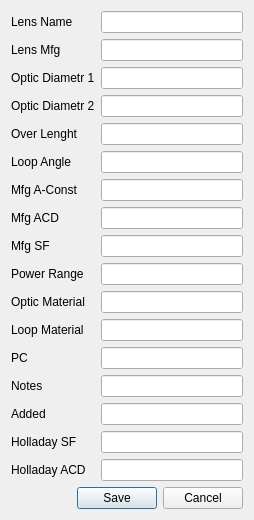
<?xml version="1.0" encoding="UTF-8"?>
<ui version="4.0">
 <class>dialog_lens</class>
 <widget class="QDialog" name="dialog_lens">
  <property name="geometry">
   <rect>
    <x>0</x>
    <y>0</y>
    <width>254</width>
    <height>485</height>
   </rect>
  </property>
  <property name="windowTitle">
   <string>Dialog</string>
  </property>
  <layout class="QGridLayout" name="gridLayout">
   <item row="1" column="1">
    <widget class="QLineEdit" name="VALmfg"/>
   </item>
   <item row="2" column="1">
    <widget class="QLineEdit" name="VALdiam1"/>
   </item>
   <item row="0" column="0">
    <widget class="QLabel" name="label">
     <property name="text">
      <string>Lens Name</string>
     </property>
    </widget>
   </item>
   <item row="3" column="1">
    <widget class="QLineEdit" name="VALdiam2"/>
   </item>
   <item row="3" column="0">
    <widget class="QLabel" name="label_4">
     <property name="text">
      <string>Optic Diametr 2</string>
     </property>
    </widget>
   </item>
   <item row="8" column="0">
    <widget class="QLabel" name="label_9">
     <property name="text">
      <string>Mfg SF</string>
     </property>
    </widget>
   </item>
   <item row="7" column="0">
    <widget class="QLabel" name="label_8">
     <property name="text">
      <string>Mfg ACD</string>
     </property>
    </widget>
   </item>
   <item row="1" column="0">
    <widget class="QLabel" name="label_2">
     <property name="text">
      <string>Lens Mfg</string>
     </property>
    </widget>
   </item>
   <item row="2" column="0">
    <widget class="QLabel" name="label_3">
     <property name="text">
      <string>Optic Diametr 1</string>
     </property>
    </widget>
   </item>
   <item row="6" column="1">
    <widget class="QLineEdit" name="VALaconst"/>
   </item>
   <item row="5" column="1">
    <widget class="QLineEdit" name="VALangle"/>
   </item>
   <item row="4" column="1">
    <widget class="QLineEdit" name="VALlenght"/>
   </item>
   <item row="6" column="0">
    <widget class="QLabel" name="label_7">
     <property name="text">
      <string>Mfg A-Const</string>
     </property>
    </widget>
   </item>
   <item row="0" column="1">
    <widget class="QLineEdit" name="VALname"/>
   </item>
   <item row="5" column="0">
    <widget class="QLabel" name="label_6">
     <property name="text">
      <string>Loop Angle</string>
     </property>
    </widget>
   </item>
   <item row="4" column="0">
    <widget class="QLabel" name="label_5">
     <property name="text">
      <string>Over Lenght</string>
     </property>
    </widget>
   </item>
   <item row="9" column="1">
    <widget class="QLineEdit" name="VALpower"/>
   </item>
   <item row="9" column="0">
    <widget class="QLabel" name="label_10">
     <property name="text">
      <string>Power Range</string>
     </property>
    </widget>
   </item>
   <item row="8" column="1">
    <widget class="QLineEdit" name="VALsf"/>
   </item>
   <item row="7" column="1">
    <widget class="QLineEdit" name="VALacd"/>
   </item>
   <item row="15" column="1">
    <widget class="QLineEdit" name="VALhsf"/>
   </item>
   <item row="15" column="0">
    <widget class="QLabel" name="label_16">
     <property name="text">
      <string>Holladay SF</string>
     </property>
    </widget>
   </item>
   <item row="14" column="1">
    <widget class="QLineEdit" name="VALadded"/>
   </item>
   <item row="14" column="0">
    <widget class="QLabel" name="label_15">
     <property name="text">
      <string>Added</string>
     </property>
    </widget>
   </item>
   <item row="13" column="1">
    <widget class="QLineEdit" name="VALnotes"/>
   </item>
   <item row="13" column="0">
    <widget class="QLabel" name="label_14">
     <property name="text">
      <string>Notes</string>
     </property>
    </widget>
   </item>
   <item row="11" column="1">
    <widget class="QLineEdit" name="VALloop"/>
   </item>
   <item row="11" column="0">
    <widget class="QLabel" name="label_12">
     <property name="text">
      <string>Loop Material</string>
     </property>
    </widget>
   </item>
   <item row="10" column="1">
    <widget class="QLineEdit" name="VALoptic"/>
   </item>
   <item row="10" column="0">
    <widget class="QLabel" name="label_11">
     <property name="text">
      <string>Optic Material</string>
     </property>
    </widget>
   </item>
   <item row="17" column="0" colspan="2">
    <widget class="QDialogButtonBox" name="buttonBox">
     <property name="orientation">
      <enum>Qt::Horizontal</enum>
     </property>
     <property name="standardButtons">
      <set>QDialogButtonBox::Cancel|QDialogButtonBox::Save</set>
     </property>
    </widget>
   </item>
   <item row="12" column="1">
    <widget class="QLineEdit" name="VALpc"/>
   </item>
   <item row="12" column="0">
    <widget class="QLabel" name="label_13">
     <property name="text">
      <string>PC</string>
     </property>
    </widget>
   </item>
   <item row="16" column="1">
    <widget class="QLineEdit" name="VALhacd"/>
   </item>
   <item row="16" column="0">
    <widget class="QLabel" name="label_17">
     <property name="text">
      <string>Holladay ACD</string>
     </property>
    </widget>
   </item>
  </layout>
 </widget>
 <resources/>
 <connections>
  <connection>
   <sender>buttonBox</sender>
   <signal>accepted()</signal>
   <receiver>dialog_lens</receiver>
   <slot>accept()</slot>
   <hints>
    <hint type="sourcelabel">
     <x>248</x>
     <y>254</y>
    </hint>
    <hint type="destinationlabel">
     <x>157</x>
     <y>274</y>
    </hint>
   </hints>
  </connection>
  <connection>
   <sender>buttonBox</sender>
   <signal>rejected()</signal>
   <receiver>dialog_lens</receiver>
   <slot>reject()</slot>
   <hints>
    <hint type="sourcelabel">
     <x>316</x>
     <y>260</y>
    </hint>
    <hint type="destinationlabel">
     <x>286</x>
     <y>274</y>
    </hint>
   </hints>
  </connection>
 </connections>
</ui>
